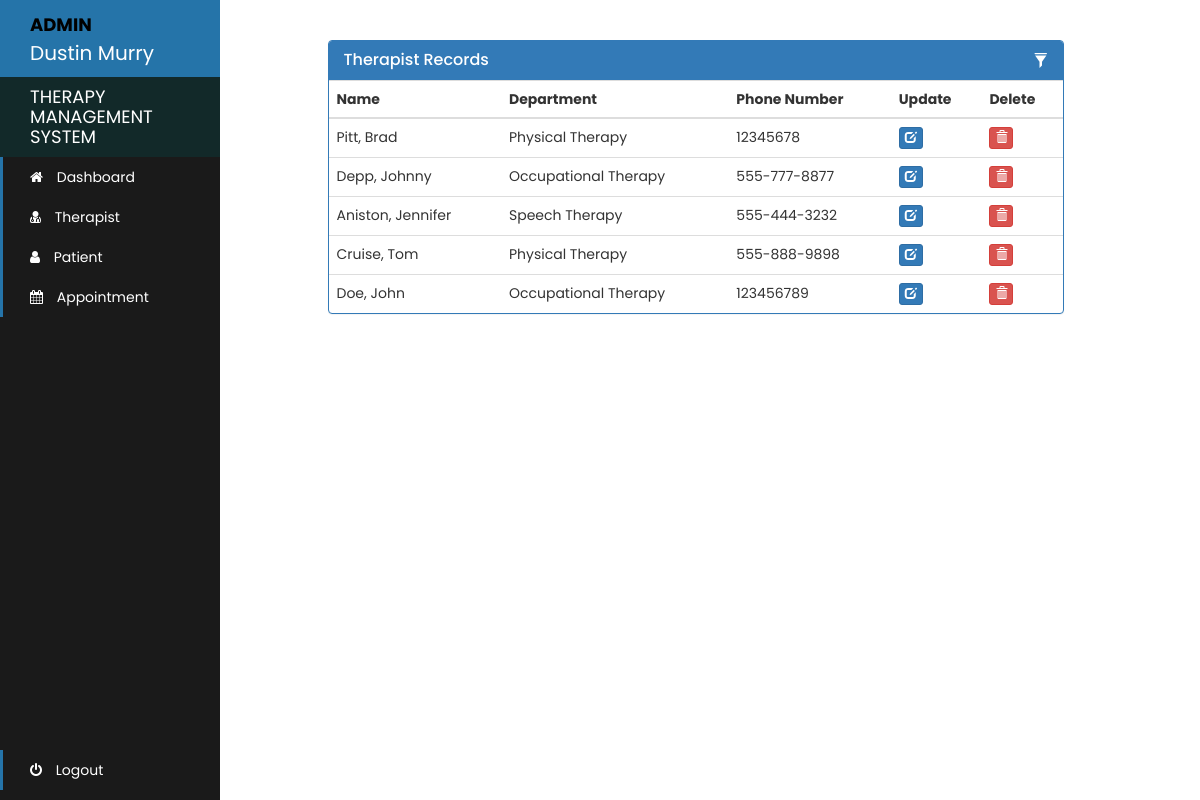
Page /admin-therapist-record (signed in) on the committed database.
### therapy/models.py (models this page shows, shortened)
class Therapist(models.Model):
    user = models.OneToOneField(User, on_delete=models.CASCADE)
    department = models.CharField(max_length=50, choices=departments, default='Physical Therapy')
    phone_number = models.CharField(max_length=20, null=False)
    status = models.BooleanField(default=False)
    def get_name(self):
        return self.user.last_name + ", " + self.user.first_name

### therapy/views.py (the view)
# urls.py: path('admin-therapist-record', views.admin_therapist_record_view, name='admin-therapist-record'),
@login_required(login_url='adminlogin')
@user_passes_test(admin_verified)
def admin_therapist_record_view(request):
    therapists = models.Therapist.objects.all().filter(status=True)
    return render(request, 'therapy/admin_therapist_record.html', {'therapists': therapists})

### therapy/views.py (called while the page is built)
def admin_verified(user):
    return user.groups.filter(name='ADMIN').exists()

### template/therapy/admin_therapist_record.html (shortened to what this page needs)
<!DOCTYPE html>
{% load static %}
<html lang="en">
<head>
  <link rel="stylesheet" href="{% static '/style.css' %}">
  <link rel="stylesheet" href="https://maxcdn.bootstrapcdn.com/bootstrap/3.3.7/css/bootstrap.min.css">
</head>
<body>
{% include "therapy/admin_navbar.html" %}
<br><br>
<div class="container">
  <div class="row">
    <div class="col-md-8" style="margin-left: 25%">
      <div class="panel panel-primary">
        <div class="panel-heading">
          <h3 class="panel-title">Therapist Records</h3>
          <div class="pull-right">
            <span class="clickable filter" data-toggle="tooltip" title="Toggle table filter" data-container="body">
              <i class="glyphicon glyphicon-filter"></i>
            </span>
          </div>
        </div>
        <table class="table table-hover" id="t-table">
          <thead>
          <tr>
            <th>Name</th>
            <th>Department</th>
            <th>Phone Number</th>
            <th>Update</th>
            <th>Delete</th>
          </tr>
          </thead>
          <tbody>
          {% for t in therapists %}
          <tr>
            <td>
              {{t.get_name}}
            </td>
            <td>
              {{t.department}}
            </td>
            <td>
              {{t.phone_number}}
            </td>
            <td>
              <a class="btn btn-primary btn-xs" href="{% url 'update-therapist' t.id  %}"><span class="glyphicon glyphicon-edit"></span></a>
            </td>
            <td>
              <a class="btn btn-danger btn-xs" href="{% url 'delete-therapist' t.id  %}" onclick="return confirm('Are you sure you want to delete this therapist?');"><span class="glyphicon glyphicon-trash"></span></a>
            </td>
          </tr>
          {% endfor %}
          </tbody>
        </table>
      </div>
    </div>
  </div>
</div>
</body>

### template/therapy/admin_navbar.html (shortened to what this page needs)
<!DOCTYPE html>
{% load static %}
<html lang="en">
<head>
  <link rel="stylesheet" href="https://maxcdn.bootstrapcdn.com/bootstrap/3.4.1/css/bootstrap.min.css">
  <link rel="stylesheet" href="https://cdnjs.cloudflare.com/ajax/libs/font-awesome/4.7.0/css/font-awesome.min.css">
</head>
<body>
<div class="sidebar-container">
  <div class="sidebar-logo">
    <span style="color: black; font-weight: bold; font-size: 18px">ADMIN</span><br>{{request.user.first_name}} {{request.user.last_name}}
  </div>
  <ul class="sidebar-navigation">
    <li class="header">Therapy Management System</li>
    <li>
      <a href="/admin-page">
        <i class="fa fa-home" aria-hidden="true"></i> Dashboard
      </a>
    </li>
    <li>
      <a href="/admin-therapist">
        <i class="fa fa-user-md" aria-hidden="true"></i> Therapist
      </a>
    </li>
    <li>
      <a href="/admin-patient">
        <i class="fa fa-user" aria-hidden="true"></i> Patient
      </a>
    </li>
    <li>
      <a href="/admin-appointment">
        <i class="fa fa-calendar" aria-hidden="true"></i> Appointment
      </a>
    </li>
  </ul>
  <ul class="logout">
    <li>
      <a href="/logged-out">
        <i class="fa fa-power-off" aria-hidden="true"></i> Logout
      </a>
    </li>
  </ul>
</div>
</body>
</html>

### static/style.css (style rules this page uses)
* { margin: 0; padding: 0; box-sizing: border-box; font-family: 'Poppins', sans-serif; }

### template/therapy/admin_therapist_record.html (style rules this page uses)
.row { padding: 0 10px; }
.clickable { cursor: pointer; }
.panel-heading div { margin-top: -18px; font-size: 15px; }
.panel-heading div span { margin-left:5px; }

### template/therapy/admin_navbar.html (style rules this page uses)
.sidebar-container { position: fixed; width: 220px; height: 100%; left: 0; overflow-x: hidden; overflow-y: auto; background: #1a1a1a; color: white; }
.sidebar-logo { padding: 10px 15px 10px 30px; font-size: 20px; background-color: #2574A9; }
.sidebar-navigation { padding: 0; margin: 0; list-style-type: none; position: relative; }
.sidebar-navigation li { background-color: transparent; position: relative; display: inline-block; width: 100%; line-height: 20px; }
.sidebar-navigation li a { padding: 10px 15px 10px 30px; display: block; color: white; }
.sidebar-navigation li .fa { margin-right: 10px; }
.sidebar-navigation li::before { background-color: #2574A9; position: absolute; content: ''; height: 100%; left: 0; top: 0; -webkit-transition: width 0.2s ease-in; transition: width 0.2s ease-in; width: 3px; z-index: -1; }
.sidebar-navigation .header { font-size: 18px; text-transform: uppercase; background-color: rgba(2, 76, 76, 0.3); padding: 10px 15px 10px 30px; }
.sidebar-navigation .header::before { background-color: transparent; }
.logout { position:absolute; left:0; bottom:0; }
.logout li { background-color: transparent; position: relative; display: inline-block; width: 100%; line-height: 20px; }
.logout li a { padding: 10px 15px 10px 30px; display: block; color: white; }
.logout li .fa { margin-right: 10px; }
.logout li::before { background-color: #2574A9; position: absolute; content: ''; height: 100%; left: 0; top: 0; -webkit-transition: width 0.2s ease-in; transition: width 0.2s ease-in; width: 3px; z-index: -1; }

### rows in the picture
Therapist: get_name "Pitt, Brad", department "Physical Therapy", phone_number "12345678"
Therapist: get_name "Depp, Johnny", department "Occupational Therapy", phone_number "555-777-8877"
Therapist: get_name "Aniston, Jennifer", department "Speech Therapy", phone_number "555-444-3232"
Therapist: get_name "Cruise, Tom", department "Physical Therapy", phone_number "555-888-9898"
Therapist: get_name "Doe, John", department "Occupational Therapy", phone_number "123456789"

### other values in the picture
{{ request.user.first_name }} "Dustin"
{{ request.user.last_name }} "Murry"
